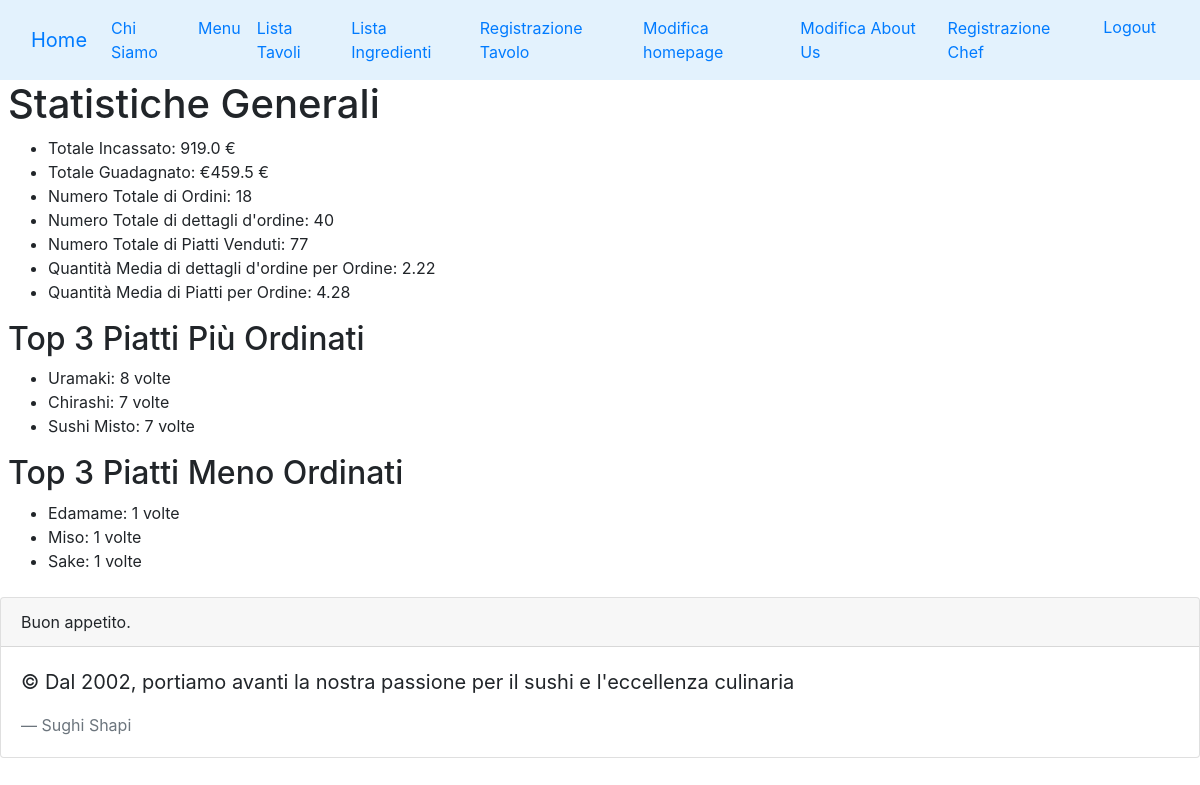
The app's page /orders/statistics/ (signed in) with its own data.
### menu/models.py (models this page shows, shortened)
class Dish(models.Model):
    name = models.CharField(max_length=100, unique=True, error_messages={
            'unique': "Nome già esistente!!! Non è possibile avere due piatti con lo stesso nome.",
        })
    description = models.TextField()
    price = models.FloatField(blank=False, validators=[MinValueValidator(0.01)])
    ingredients = models.ManyToManyField(Ingredient, related_name='dishes')
    profit = models.FloatField(blank=False, validators=[MinValueValidator(0.01)])
    image = models.ImageField(upload_to='dish_images/', blank=True, null=True)

### orders/views.py (the view)
# urls.py: path('statistics/', orders_statistics, name='statistics'),
@user_passes_test(has_group)
def orders_statistics(request):
    confirmed_orders = Order.objects.filter(status='confermato')
    total_cashed = 0
    total_earned = 0
    total_quantity = 0
    total_order_details = 0
    for order in confirmed_orders:
        for order_detail in order.order_details.all():
            total_cashed += order_detail.total_price # Totale incassato
            total_earned += order_detail.total_earned # Totale guadagnato
            total_order_details += 1 # Totale dettagli ordini
            total_quantity += order_detail.quantity # Totale quantità piatti
    total_orders = confirmed_orders.count()
    avg_order_details_per_order = round(total_order_details / total_orders, 2) if total_orders > 0 else 0
    avg_quantity_per_order = round(total_quantity / total_orders, 2) if total_orders > 0 else 0
    top_3_dishes = OrderDetail.objects.values('dish__name').annotate(total_ordered=Sum('quantity')).order_by('-total_ordered')[:3]
    bottom_3_dishes = OrderDetail.objects.values('dish__name').annotate(total_ordered=Sum('quantity')).order_by('total_ordered')[:3]
    context = {
        'total_cashed': total_cashed,
        'total_earned': total_earned,
        'total_orders': total_orders,
        'total_quantity': total_quantity,
        'total_order_details': total_order_details,
        'avg_order_details_per_order': avg_order_details_per_order,
        'avg_quantity_per_order': avg_quantity_per_order,
        'top_3_dishes': top_3_dishes,
        'bottom_3_dishes': bottom_3_dishes,
    }
    return render(request, 'orders/statistics.html', context)

### orders/models.py (called while the page is built)
    @property
    def total_price(self):
        return self.dish.price * self.quantity

    @property
    def total_earned(self):
        return self.dish.profit * self.quantity

### orders/views.py (called while the page is built)
def has_group(user):
    return user.groups.filter(name='Chef').exists()

### orders/templates/orders/statistics.html (shortened to what this page needs)
{% extends 'base.html' %}
{% block content %}
<h1>Statistiche Generali</h1>
<ul>
    <li>Totale Incassato: {{ total_cashed }} €</li>
    <li>Totale Guadagnato: €{{ total_earned }} €</li>
    <li>Numero Totale di Ordini: {{ total_orders }}</li>
    <li>Numero Totale di dettagli d'ordine: {{ total_order_details }}</li>
    <li>Numero Totale di Piatti Venduti: {{ total_quantity }}</li>
    <li>Quantità Media di dettagli d'ordine per Ordine: {{ avg_order_details_per_order }}</li>
    <li>Quantità Media di Piatti per Ordine: {{ avg_quantity_per_order }}</li>
</ul>
<h2>Top 3 Piatti Più Ordinati</h2>
<ul>
    {% for dish in top_3_dishes %}
        <li>{{ dish.dish__name }}: {{ dish.total_ordered }} volte</li>
    {% endfor %}
</ul>
<h2>Top 3 Piatti Meno Ordinati</h2>
<ul>
    {% for dish in bottom_3_dishes %}
        <li>{{ dish.dish__name }}: {{ dish.total_ordered }} volte</li>
    {% endfor %}
</ul>
{% endblock %}

### records on screen
Dish: dish__name "Uramaki", total_ordered "8"
Dish: dish__name "Chirashi", total_ordered "7"
Dish: dish__name "Sushi Misto", total_ordered "7"
Dish: dish__name "Edamame", total_ordered "1"
Dish: dish__name "Miso", total_ordered "1"
Dish: dish__name "Sake", total_ordered "1"

### other values on screen
{{ total_cashed }} "919.0"
{{ total_earned }} "459.5"
{{ total_orders }} "18"
{{ total_order_details }} "40"
{{ total_quantity }} "77"
{{ avg_order_details_per_order }} "2.22"
{{ avg_quantity_per_order }} "4.28"
